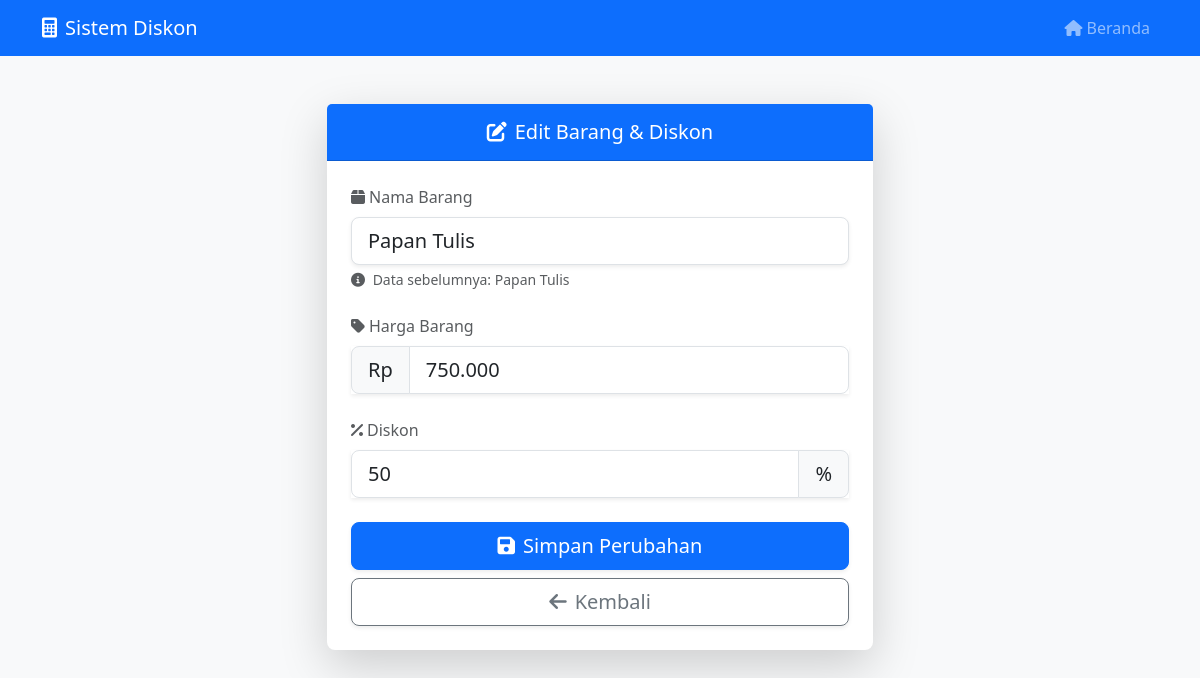
Screenshot of /edit_barang.php?id=21 with the database file from the repository.
### tables this page shows
CREATE TABLE `trans_diskon` (
  `id_transaksi` int(11) NOT NULL,
  `id_barang` int(11) NOT NULL,
  `diskon` int(3) NOT NULL,
  `totharga` int(11) NOT NULL
);

CREATE TABLE `tb_barang` (
  `id_barang` int(11) NOT NULL,
  `nama_barang` varchar(256) NOT NULL,
  `harga` int(11) NOT NULL
);

### edit_barang.php (the view, shortened to what this page needs)
<?php
include 'koneksi.php';
if (isset($_GET['id'])) {
    $id_transaksi = $_GET['id'];
    $query = mysqli_query($koneksi,
        "SELECT td.id_transaksi, td.diskon, td.totharga, b.id_barang, b.nama_barang, b.harga
        FROM trans_diskon td
        JOIN tb_barang b ON td.id_barang = b.id_barang
        WHERE td.id_transaksi = '$id_transaksi'"
    );
    $transaksi = mysqli_fetch_assoc($query);
} else {
    echo "<script>alert('ID transaksi tidak valid!'); location.href='index.php';</script>";
    exit();
}
?>
<!DOCTYPE html>
<html lang="id">
<head>
    <link href="https://cdn.jsdelivr.net/npm/bootstrap@5.3.0/dist/css/bootstrap.min.css" rel="stylesheet">
    <link href="https://cdnjs.cloudflare.com/ajax/libs/font-awesome/6.0.0/css/all.min.css" rel="stylesheet">
</head>
<body class="bg-light">
    <nav class="navbar navbar-expand-lg navbar-dark bg-primary">
        <div class="container">
            <a class="navbar-brand" href="index.php">
                <i class="fas fa-calculator me-2"></i>Sistem Diskon
            </a>
            <div class="collapse navbar-collapse" id="navbarNav">
                <ul class="navbar-nav ms-auto">
                    <li class="nav-item">
                        <a class="nav-link" href="index.php">
                            <i class="fas fa-home me-1"></i>Beranda
                        </a>
                    </li>
                </ul>
            </div>
        </div>
    </nav>
    <div class="container py-5">
        <div class="row justify-content-center">
            <div class="col-md-6">
                <div class="card shadow-lg border-0 rounded-3">
                    <div class="card-header bg-primary text-white py-3">
                        <h5 class="card-title mb-0 text-center">
                            <i class="fas fa-edit me-2"></i>Edit Barang & Diskon
                        </h5>
                    </div>
                    <div class="card-body p-4">
                        <form method="POST" action="proses_edit_barang.php">
                            <div class="mb-4">
                                <label for="nama_barang" class="form-label text-muted">
                                    <i class="fas fa-box me-1"></i>Nama Barang
                                </label>
                                <input type="text"
                                       id="nama_barang"
                                       name="nama_barang"
                                       class="form-control form-control-lg shadow-sm"
                                       required
                                       value="<?php echo $transaksi['nama_barang']?>"
                                       placeholder="Masukkan nama barang">
                                <div class="form-text">
                                    <i class="fas fa-info-circle me-1"></i>
                                    Data sebelumnya: <?php echo $transaksi['nama_barang']?>
                                </div>
                            </div>
                            <div class="mb-4">
                                <label for="harga" class="form-label text-muted">
                                    <i class="fas fa-tag me-1"></i>Harga Barang
                                </label>
                                <div class="input-group input-group-lg shadow-sm">
                                    <span class="input-group-text bg-light">Rp</span>
                                    <input type="text"
                                           id="harga"
                                           class="form-control"
                                           required
                                           value="<?php echo number_format($transaksi['harga'], 0, ',', '.')?>"
                                           oninput="formatRupiah(this)">
                                </div>
                            </div>
                            <div class="mb-4">
                                <label for="diskon" class="form-label text-muted">
                                    <i class="fas fa-percent me-1"></i>Diskon
                                </label>
                                <div class="input-group input-group-lg shadow-sm">
                                    <input type="number"
                                           id="diskon"
                                           name="diskon"
                                           class="form-control"
                                           min="0"
                                           max="100"
                                           required
                                           value="<?= $transaksi['diskon']; ?>">
                                    <span class="input-group-text bg-light">%</span>
                                </div>
                            </div>
                            <div class="d-grid gap-2">
                                <button type="submit" class="btn btn-primary btn-lg shadow-sm">
                                    <i class="fas fa-save me-2"></i>Simpan Perubahan
                                </button>
                                <a href="index.php" class="btn btn-outline-secondary btn-lg shadow-sm">
                                    <i class="fas fa-arrow-left me-2"></i>Kembali
                                </a>
                            </div>
                        </form>
                    </div>
                </div>
            </div>
        </div>
    </div>
</body>
</html>

### rows the page displays
trans_diskon: nama_barang "Papan Tulis", id_barang.nama_barang "Papan Tulis", id_barang.harga "750.000", diskon "50"
